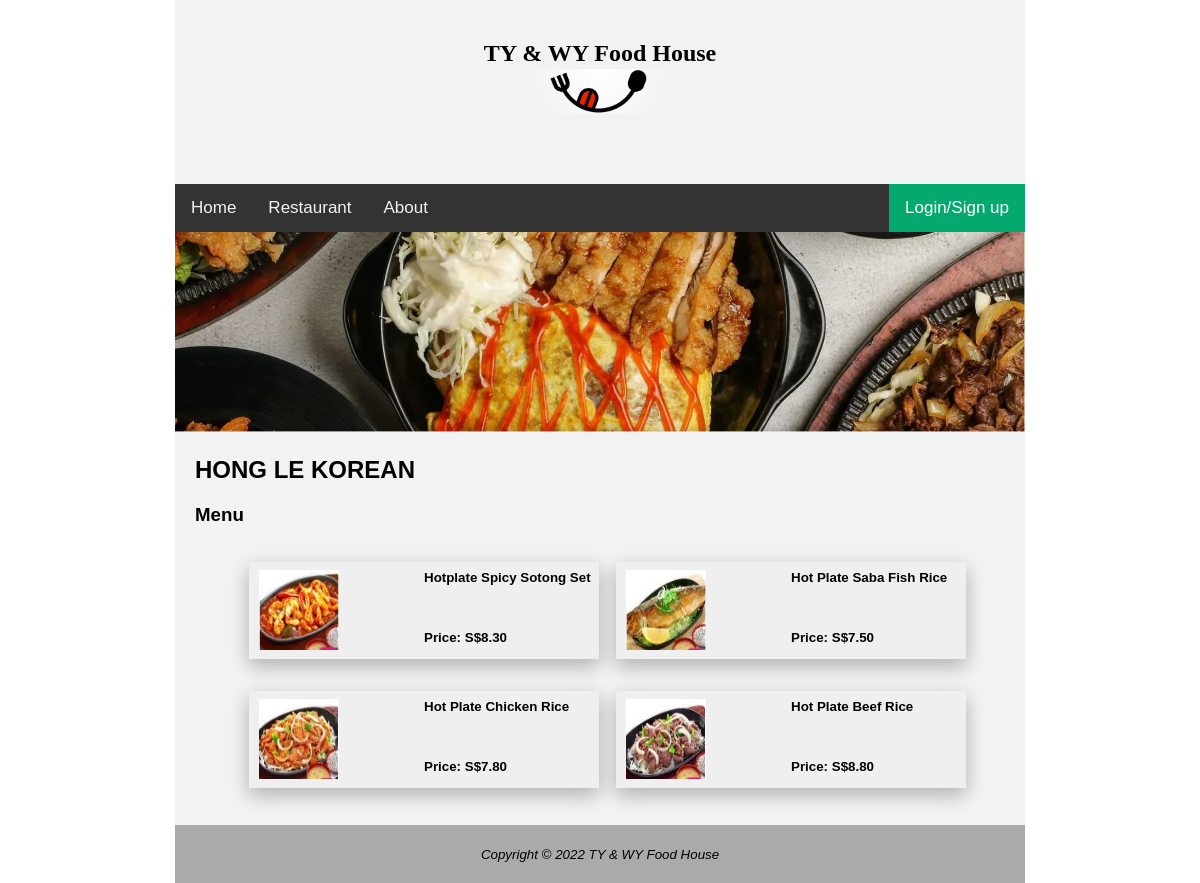
Screenshot of /menu.php?food=13 with the database file from the repository.
### tables this page shows
create table tblrestaurant ( restaurantid int NOT NULL AUTO_INCREMENT,
			     restaurantname varchar(50),
		             PRIMARY KEY (restaurantid)
		     );

create table tblfood ( foodid int NOT NULL AUTO_INCREMENT,
		       foodname varchar(50),
		       foodnameid int,
		       price float(9,2),
		       restaurantid int,
		       PRIMARY KEY (foodid),
		       CONSTRAINT FK_RestaurantFood FOREIGN KEY (restaurantid)
		       REFERENCES tblrestaurant(restaurantid)
		     );

### menu.php (the view, shortened to what this page needs)
<?php
include "dbconnect.php";
if (isset($_GET['food'])) {
	$food = $_SESSION['food'];
}
$query = 'select * from tblrestaurant '
	   ."where restaurantid='$food' ";
$result = $dbcnx->query($query);
$row = $result->fetch_assoc();
$restaurantname = $row['restaurantname'];
?>
<!DOCTYPE html>
<html lang="en">
<head>
<link rel="stylesheet" href="fundamentalStyle.css">
<link rel="stylesheet" href="topNavigationBar.css">
</head>
<body>
<div id="wrapper">
	<header style="padding: 20px 0px">
		<h2 style="text-align:center; margin-bottom:2px; font-family:Comic Sans MS">TY & WY Food House</h2>
		<img src="Foodlogo2.JPG"  class="center">
	</header>
	<div  class="topnav">
	   <a class="active" href="index.php">Home</a>
	   <a href="restaurant.php">Restaurant</a>
	   <a href="about.php">About</a>
	   <?php
			if (!isset($_SESSION['fname'])) {
				echo '<a href="LoginSignup.php" class="split">Login/Sign up</a>';
			}
	   ?>
	</div>
	<?php
		echo '<img src="food'.$_SESSION['food'].'menu.JPG" width="850" height="200">';
	echo '<h2 style="margin-left: 20px">'.$restaurantname.'</h2>';
	?>
	<h3>Menu</h3>
	<div id="addToChartForm">
		<table>
			<tr>
			<?php
				$query = 'select * from tblfood '
					   ."where restaurantid='$food' "
					   ."LIMIT 0,2";
				$result = $dbcnx->query($query);
				$length = $result->num_rows;
				for ($i=1; $i <= $length; $i++){
					$row = $result->fetch_assoc();
					echo "<td><button class='btnExample' type='submit' value='Submit' onclick='openDiv($i)'>";
					echo '<div>';
					echo '<div>';
					echo '<span>'.$row['foodname'].' <br><br><br><br>Price: S$'.$row['price'].'</span>';
					echo '</div>';
					echo '<div>';
					echo '<img src="food'.$_SESSION['food'].'menuSelect'.$i.'.JPG" width="80" height="80" alt=""/>';
					echo '</div>';
					echo '</div>';
					echo '</button>';
					echo '</td>';
				}
			?>
			</tr>
			<tr>
			<?php
				$query = 'select * from tblfood '
					   ."where restaurantid='$food' "
					   ."LIMIT 2,4";
				$result = $dbcnx->query($query);
				$length = $result->num_rows;
				for ($i=3; $i <= $length+2; $i++){
					$row = $result->fetch_assoc();
					echo "<td><button class='btnExample' type='submit' value='Submit' onclick='openDiv($i)'>";
					echo '<div>';
					echo '<div>';
					echo '<span>'.$row['foodname'].' <br><br><br><br>Price: S$'.$row['price'].'</span>';
					echo '</div>';
					echo '<div>';
					echo '<img src="food'.$_SESSION['food'].'menuSelect'.$i.'.JPG" width="80" height="80" alt=""/>';
					echo '</div>';
					echo '</div>';
					echo '</button>';
					echo '</td>';
				}
			?>
			</tr>
		</table>
	</div>
	<div id="bottompart">
	<footer>
		<small><i>Copyright &copy; 2022 TY & WY Food House
		</i></small>
	</footer>
	</div>
</div>
</body>
</html>

### fundamentalStyle.css (style rules this page uses)
body { margin: 0; font-family: Arial, Helvetica, sans-serif; }
header { background-color:#f2f2f2; padding: 0 20px; }
.center { display: block; margin: 0px auto 50px; width: 15%; }
#wrapper { background-color: #f2f2f2; width: 10%; margin:auto; min-width:850px; }
#bottompart { background-color: #AAAAAA; text-align: center; margin-left: auto; margin-right: auto; }
footer { padding:20px 0; }

### topNavigationBar.css (style rules this page uses)
.topnav { overflow: hidden; background-color: #333; }
.topnav a { float: left; color: #f2f2f2; text-align: center; padding: 14px 16px; text-decoration: none; font-size: 17px; }
.topnav a.split { float: right; background-color: #04AA6D; color: white; }
.split { float: right; color: #f2f2f2; }

### menu.php (style rules this page uses)
h3 { margin-left: 20px; }
table { margin: 10px auto 20px auto; width: 80%; }
td { padding: 15px 0px 15px 15px; }
#addToChartForm button { color: #000000; font-weight: bold; width: 350px; height: 97px; border: none; box-shadow: 0 8px 16px 0 rgba(0,0,0,0.1), 0 6px 20px 0 rgba(0,0,0,0.19); cursor: pointer; }
#addToChartForm button img { margin-right: 250px; vertical-align: middle; position: relative; }
#addToChartForm button span { position: absolute; text-align: left; }
#addToChartForm { animation-duration: 1.5s; animation-name: slidein; }

### rows the page displays
tblrestaurant: restaurantname "HONG LE KOREAN"
tblfood: foodname "Hotplate Spicy Sotong Set", price "8.30", shows a picture
tblfood: foodname "Hot Plate Saba Fish Rice", price "7.50", shows a picture
tblfood: foodname "Hot Plate Chicken Rice", price "7.80", shows a picture
tblfood: foodname "Hot Plate Beef Rice", price "8.80", shows a picture
